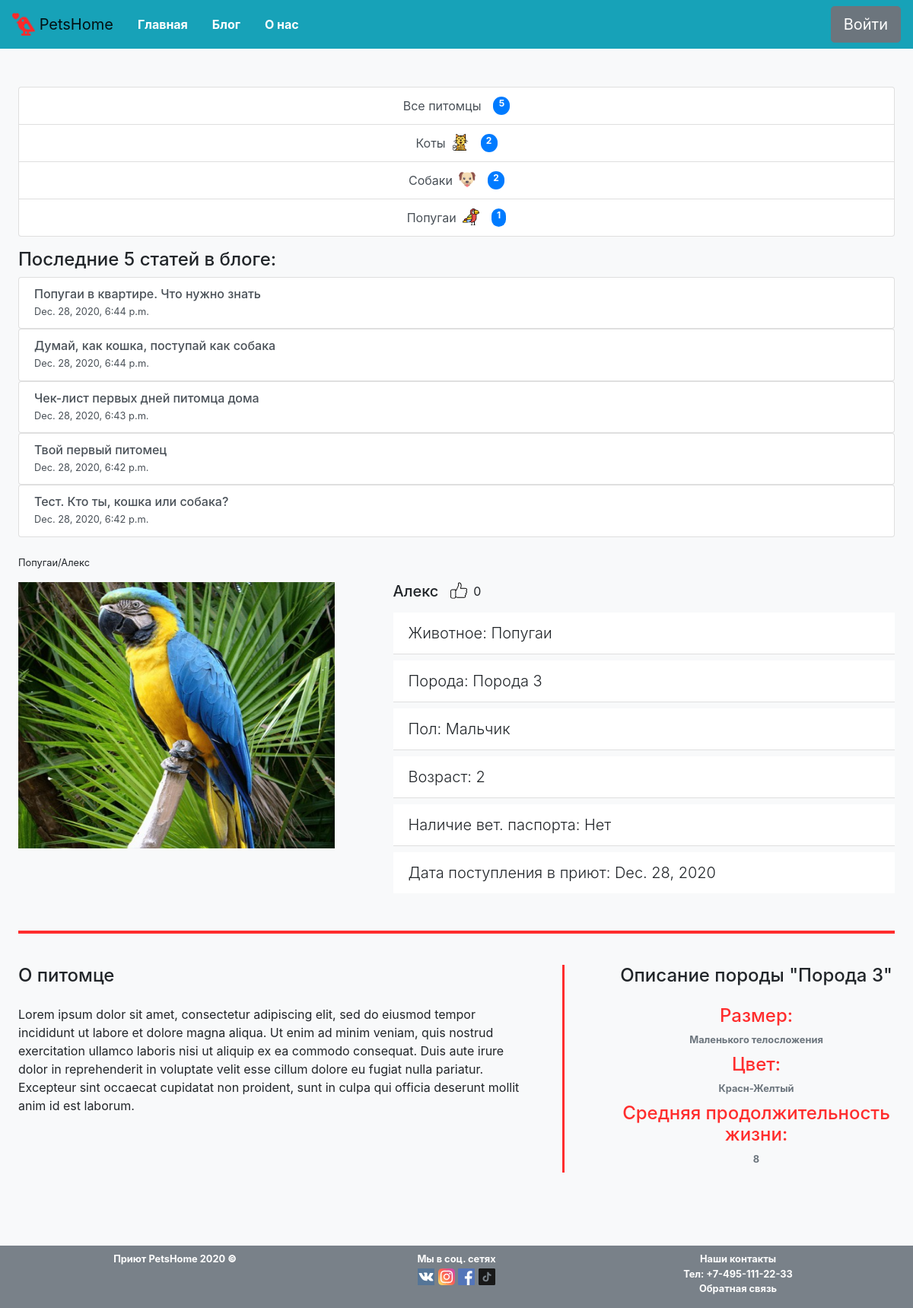
The page /pets/5 on the database its author committed.
### pets/models.py (models this page shows, shortened)
class Animal (models.Model):
    CAT = 'Коты'
    DOG = 'Собаки'
    PARROT = 'Попугаи'
    ANIMAL_TYPE = [
        (CAT,'Коты'),
        (DOG, 'Собаки'),
        (PARROT, 'Попугаи'),
    ]
    type = models.CharField(max_length= 30, choices=ANIMAL_TYPE, verbose_name='Тип животного')
    icon = models.ImageField(upload_to='animal_icons/%Y/%m/%d', blank=True, verbose_name='Иконка животного')
    slug = models.SlugField(default='', unique=True)
    def __str__(self):
        return self.type

class Pet (models.Model):
    MALE = 'Мальчик'
    FEMALE = 'Девочка'
    PET_SEX = [
        (MALE,'Мальчик'),
        (FEMALE, 'Девочка'),
    ]
    nickname = models.CharField(max_length=80, verbose_name='Кличка питомца')
    sex = models.CharField (max_length = 10, choices= PET_SEX, verbose_name='Пол питомца')
    breed = models.ForeignKey(Breed, on_delete= models.CASCADE, verbose_name='Порода питомца')
    description = models.TextField(verbose_name='Описание')
    date_enter = models.DateField(default=datetime.date.today(), verbose_name='Дата поступления')
    type = models.ForeignKey(Animal, on_delete=models.CASCADE, verbose_name='Тип питомца')
    year = models.SmallIntegerField(verbose_name='Возраст питомца')
    photo = models.ImageField(upload_to='pet_images/%Y/%m/%d', blank=True, verbose_name='Фото питомца')
    like = models.SmallIntegerField (default=0, verbose_name='Лайки')
    vetpasport = models.BooleanField(default= False,verbose_name='Наличие ветпаспорта у питомца')

class Blog (models.Model):
    title = models.CharField(max_length= 200, verbose_name='Название статьи')
    date = models.DateTimeField(default=timezone.now, verbose_name='Дата опубликования')
    blogpost = models.TextField(verbose_name='Текст сообщения')
    small_decc = models.CharField(max_length = 50, blank=True, verbose_name='Короткий текст сообщения')

class Breed (models.Model):
    BIG = 'Большого телосложения'
    AVG = 'Среднего телосложения'
    SMALL = 'Маленького телосложения'
    BREED_SIZE = [
        (BIG,'Большого телосложения'),
        (AVG, 'Среднего телосложения'),
        (SMALL, 'Маленького телосложения'),
    ]
    name = models.CharField(max_length=50, verbose_name='Порода')
    size = models.CharField(max_length=100, choices=BREED_SIZE, verbose_name='Размер')
    color = models.CharField(max_length=100, verbose_name='Окрас')
    life = models.SmallIntegerField(verbose_name='Средняя продолжительность жизни')
    animal = models.ForeignKey(Animal, on_delete=models.CASCADE, verbose_name='Тип животного' )
    def __str__(self):
        return str(self.name)

### pets/views.py (the view)
# urls.py: path('pets/<int:pk>', views.PetInfoView.as_view(), name='pet_info'),
class PetInfoView(DetailView):
    model = models.Pet
    template_name = 'pet_info.html'
    def get_context_data(self, **kwargs):
        context = super().get_context_data(**kwargs)
        context["animal"] = models.Animal.objects.all()
        context["blog5"] = models.Blog.objects.all().order_by('-pk')[:5]
        context["pets_count"] = models.Pet.objects.all()
        return context

### pets/templates/pet_info.html (shortened to what this page needs)
{% extends 'base.html' %}
{% load static %}
{% block main %}
<div class="col-10 d-flex flex-column main-block-size">
    <div class="w-100"><p class="small">{{ object.type }}/{{ object.nickname }}</p></div>
    <div class="row mb-3 d-flex flex-wrap pet-wrapper">
        <div class="col-5 pet-info pet-photo mb-3">
            <img class="" style="height: 350px; width: 90%" src="{{ object.photo.url }}" alt="{{ object.nickname }}">
        </div>
        <div class="col-7 d-flex flex-column pet-info">
            <div class="d-flex flex-row">
                <h5 class="h5 mr-3 align-top">{{ object.nickname }}</h5>
                <form action="/pets/add_like/" method="post" enctype="multipart/form-data">
                    <input type="image" src='{% static "Images\like.svg" %}' value="like" style="height: 22px; width: 22px"/>
                </form>
                <p class="ml-2">{{ object.like }}</p>
            </div>
            <ul class="list-group list-group-flush">
                <li class="list-group-item mb-2 lead">Животное: {{object.type }} </li>
                <li class="list-group-item mb-2 lead">Порода: {{object.breed }}</li>
                <li class="list-group-item mb-2 lead">Пол: {{object.sex }}</li>
                <li class="list-group-item mb-2 lead">Возраст: {{object.year }}</li>
                {% if object.vetpasport == True %}
                <li class="list-group-item mb-2 lead">Наличие вет. паспорта: Да</li>
                {% else %}
                <li class="list-group-item mb-2 lead">Наличие вет. паспорта: Нет</li>
                {% endif %}
                <li class="list-group-item mb-2 lead">Дата поступления в приют: {{object.date_enter }}</li>
            </ul>
        </div>
    </div>
    <div class="d-flex flex-column align-items-center mb-3">
        <div class="contact-line w-90"></div>
    </div>
    <div class='row mb-5 d-flex flex-wrap pet-wrapper'>
        <div class="col-7 desc-text">
            <h4 class="h4 text-left mb-4">О питомце </h4>
            <p class="text-left w-100 mb-4">{{ object.description }}</p>
        </div>
        <div class="col-1 contact-line-pet">
            <div class="contact-line-vertical"></div>
        </div>
        <div class="col-4 breed-text">
            <h4 class="h4 text-center mb-4">Описание породы "{{object.breed}}"</h4>
            <ul class="list-group">
                <li class=" mb-2 text-center w-100"><h4 class="h4 li_color">Размер: </h4><small class="text-muted font-weight-bold">{{object.breed.size}}</small></li>
                <li class=" mb-2 text-center w-100"><h4 class="h4 li_color">Цвет: </h4><small class="text-muted font-weight-bold">{{object.breed.color}}</small></li>
                <li class=" mb-2 text-center w-100"><h4 class="h4 li_color">Средняя продолжительность жизни: </h4><small class="text-muted font-weight-bold">{{object.breed.life}}</small></li>
            </ul>
        </div>
    </div>
</div>
{% endblock %}

### pets/templates/base.html (shortened to what this page needs)
{% load static %}
<html lang="ru">
<head>
    {% block bootstrap_header %}
    <link rel="stylesheet" href="https://cdn.jsdelivr.net/npm/bootstrap@4.5.3/dist/css/bootstrap.min.css">
    {% endblock bootstrap_header %}
    <link rel="stylesheet" href='{% static "CSS\main.css" %}'>
</head>
<body>
    <header>
        <nav class="navbar navbar-expand-lg navbar-light bg-info d-flex flex-wrap">
            <a class="navbar-brand" href="/">
                <img src="{% static 'Images/love-birds2.png' %}" width="30" height="30" class="d-inline-block align-top " alt="">
                PetsHome
              </a>
            <div class="collapse navbar-collapse justify-content-center d-flex flex-wrap" >
                <ul class="nav mr-auto justify-content-center">
                    <li class="nav-item active">
                        <a class="nav-link text-white font-weight-bold" href="/">Главная<span class="sr-only">(current)</span></a>
                    </li>
                    <li class="nav-item">
                        <a class="nav-link text-white font-weight-bold" href="/blog/">Блог</a>
                    </li>
                    <li class="nav-item">
                        <a class="nav-link text-white font-weight-bold" href="/aboutus/">О нас</a>
                    </li>
                </ul>
                <form class="form-inline my-2 my-lg-0">
                    <button class="btn btn-secondary btn-lg my-2 my-sm-0" type="submit">Войти</button>
                </form>
            </div>
        </nav>
    </header>
    <main>
        <div class="row main-wrap mb-5 d-flex flex-wrap">
            <div class="col-2 menu-block-size">
                <div class="list-group mb-3">
                    <a href="/" class="list-group-item list-group-item-action d-flex justify-content-between ">
                      Все питомцы
                      <span class=" ml-3 badge badge-primary badge-pill">{{ pets_count|length }}</span>
                    </a>
                    {% for pet in animal %}
                    <a href="/pets/{{ pet.slug }}" id="{{ pet.type }}" class=" list-group-item list-group-item-action d-flex justify-content-between">
                    {{ pet.type }}
                        <img class="mr-3 ml-2" src='{{ pet.icon.url }}' style="height: 22px; width: 22px">
                        <span class="badge badge-primary badge-pill">{{ pet.pet_set.all|length }}</span>
                    {% endfor %}
                    </a>
                </div>
                <div class="mb-4">
                    <h4 class="h4">Последние 5 статей в блоге:</h4>
                    {% for blog in blog5  %}
                    <div class="list-group">
                        <a href="/blog/{{ blog.pk }}" class="list-group-item list-group-item-action flex-column align-items-start">
                        <div class="d-flex w-100 flex-column">
                            <h6 class="h6 mb-1">{{ blog.title }}</h6>
                            <small>{{ blog.date }}</small>
                        </div>
                        </a>
                    </div>
                    {% endfor %}
                </div>
            </div>
            {% block main %}
            {% endblock %}
        </div>
    </main>
    <footer class="bg-secondary" style="opacity: 0.9;" >
        <div class="container footer-container d-flex flex-row flex-wrap pt-2 ">
            <small class="col-4 text-white text-center font-weight-bold footer-wrap-size mb-3">Приют PetsHome 2020 <strong>&copy;</strong></small>
            <div class="col-4 text-white text-center d-flex flex-column footer-wrap-size mb-3">
                <small class="text-white text-center font-weight-bold">Мы в соц. сетях</small>
                <div class="social ">
                    <a href="#"><img src="{% static 'Images\vk.svg' %}" style="height: 22px; width: 22px" alt='VK'></a>
                    <a href="#"><img src="{% static 'Images\instagram.svg' %}" style="height: 22px; width: 22px" alt='instagram'></a>
                    <a href="#"><img src="{% static 'Images\facebook.svg' %}" style="height: 22px; width: 22px" alt='facebook'></a>
                    <a href="#"><img src="{% static 'Images\tiktok.svg' %}" style="height: 22px; width: 22px" alt='tiktok'></a>
                </div>
            </div>
            <address class="col-4 d-flex flex-column footer-wrap-size mb-3">
                <small class="text-white text-center font-weight-bold">
                    Наши контакты</br>
                    Тел: +7-495-111-22-33</br>
                    <a href="mailto:#" class="text-white text-center">Обратная связь</a>
                </small>
            </address>
        </div>
    </footer>
</body>
</html>

### asset/CSS/main.css (style rules this page uses)
.main-wrap { margin-top: 50px; }
.main-block-size { min-width: 45%; }
.contact-line { width: 80%; height: 4px; background-color: #FF2D2D; border-color: #FF2D2D; margin: 25px 0; }
body { background-color: #F8F9FA; }
main { margin: 0 2vw; background-color:#F8F9FA; }
.contact-line-vertical { width: 3px; height: 100%; background-color: #FF2D2D; border-color: #FF2D2D; margin: 0 25px; }
li { list-style-type: none; }
.li_color { color: #FF2D2D; }
.menu-block-size { min-width: 200px; }
.main-block-size { min-width: 200px; }
.footer-wrap-size { min-width: 168px; }
.desc-text { min-width: 440px; }
.pet-photo { min-width: 350px; }
@media screen and (max-width: 1236px) { .col-2 { flex: 0 0 80%; max-width: 80%; margin: 0 auto; } }
@media screen and (max-width: 1236px) { .col-10 { flex: 0 0 80%; max-width: 80%; margin: 0 auto; } }
@media screen and (max-width: 1236px) { .main-block-size { min-width: 100%; } }
@media screen and (max-width: 1236px) { .menu-block-size { min-width: 100%; } }
@media screen and (max-width: 1236px) { .justify-content-between { justify-content: center!important } }
@media screen and (max-width: 1236px) { .contact-line { width: 100%; } }

### rows shown on the page
Animal: type "Коты", icon (picture), pet_set.all|length "2"
Animal: type "Собаки", icon (picture), pet_set.all|length "2"
Animal: type "Попугаи", icon (picture), pet_set.all|length "1"
Blog: title "Попугаи в квартире. Что нужно знать", date "Dec. 28, 2020, 6:44 p.m."
Blog: title "Думай, как кошка, поступай как собака", date "Dec. 28, 2020, 6:44 p.m."
Blog: title "Чек-лист первых дней питомца дома", date "Dec. 28, 2020, 6:43 p.m."
Blog: title "Твой первый питомец", date "Dec. 28, 2020, 6:42 p.m."
Blog: title "Тест. Кто ты, кошка или собака?", date "Dec. 28, 2020, 6:42 p.m."
Pet: type "Попугаи", nickname "Алекс", photo (picture), like "0", breed "Порода 3", sex "Мальчик", year "2", date_enter "Dec. 28, 2020", description "Lorem ipsum dolor sit amet, consectetur adipiscing elit, sed do eiusmod tempor incididunt ut labore et dolore magna aliqua. Ut enim ad minim veniam, quis nostrud exercitation ullamco laboris nisi ut aliquip ex ea commodo consequat. Duis aute irure dolor in reprehenderit in voluptate velit esse cillum dolore eu fugiat nulla pariatur. Excepteur sint occaecat cupidatat non proident, sunt in culpa qui officia deserunt mollit anim id est laborum.", breed.size "Маленького телосложения", breed.color "Красн-Желтый", breed.life "8"

### other values the page prints
{{ pets_count|length }} "5"
